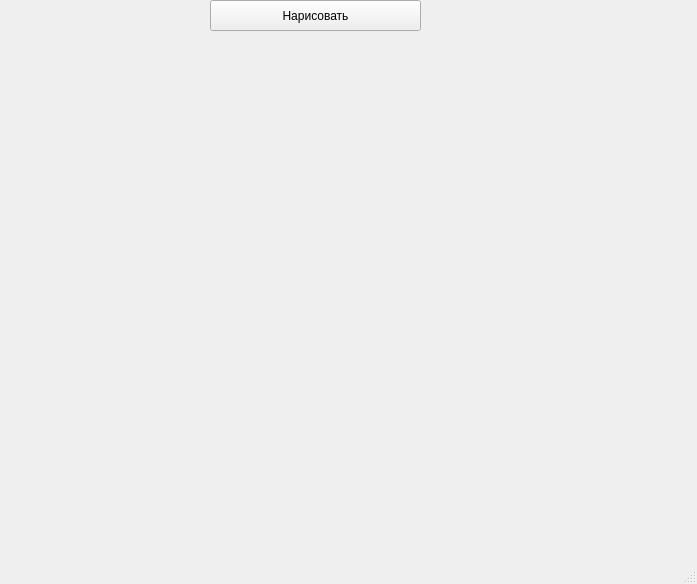
<?xml version="1.0" encoding="UTF-8"?>
<ui version="4.0">
 <class>MainWindow</class>
 <widget class="QMainWindow" name="MainWindow">
  <property name="geometry">
   <rect>
    <x>0</x>
    <y>0</y>
    <width>697</width>
    <height>584</height>
   </rect>
  </property>
  <property name="windowTitle">
   <string>MainWindow</string>
  </property>
  <widget class="QWidget" name="centralwidget">
   <widget class="QPushButton" name="pushButton">
    <property name="geometry">
     <rect>
      <x>210</x>
      <y>0</y>
      <width>211</width>
      <height>31</height>
     </rect>
    </property>
    <property name="text">
     <string>Нарисовать</string>
    </property>
   </widget>
  </widget>
  <widget class="QMenuBar" name="menubar">
   <property name="geometry">
    <rect>
     <x>0</x>
     <y>0</y>
     <width>697</width>
     <height>21</height>
    </rect>
   </property>
  </widget>
  <widget class="QStatusBar" name="statusbar"/>
 </widget>
 <resources/>
 <connections/>
</ui>
